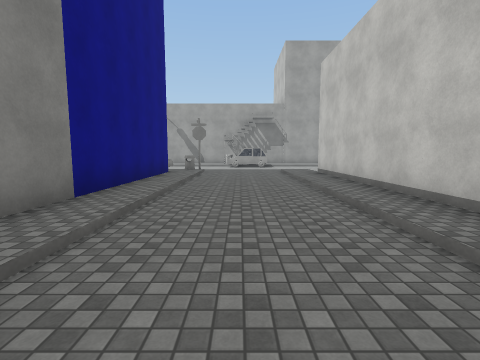
View 1 (above)

21 first-person views from a walk through a 3-D level made in the Unity game engine. The camera is 1.5 m above the floor, tilts 6° down and sees 85° across. The floor is counted in squares, 2 m on a side. Each view is taken from the middle of a square. On the plan, view 1 faces up. The plan holds only what a view shows up to about 9 squares ahead; the rest is blank. The place goes on beyond the plan. The player character is not drawn. Surface patterns are stand-ins for the level's own textures.

View 2
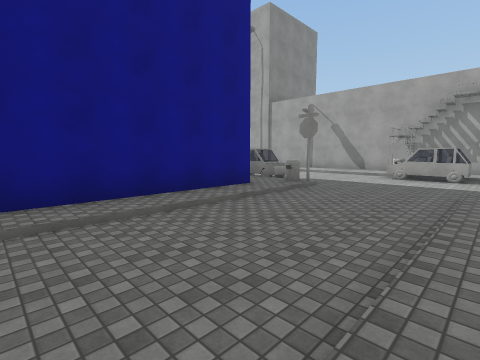

View 3
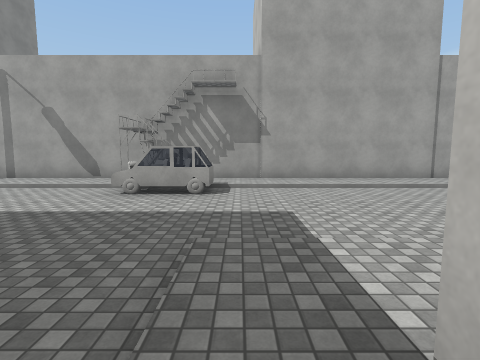

View 4
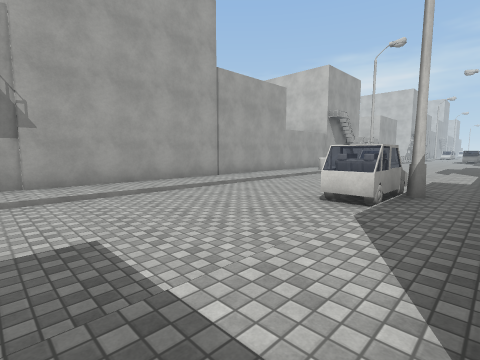

View 5
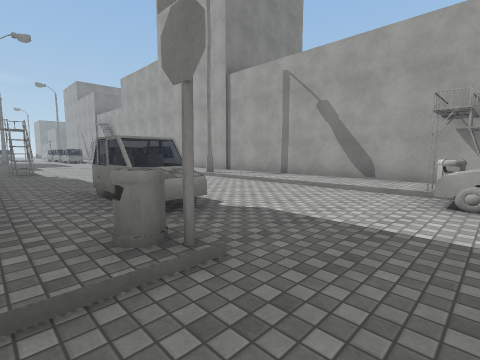

View 6
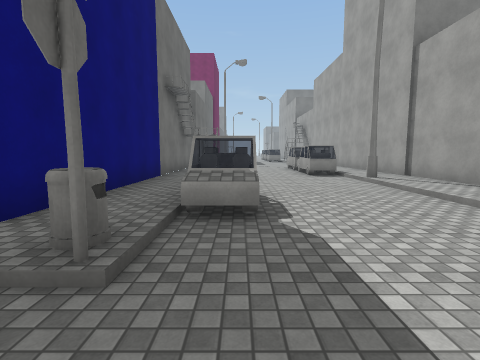

View 7
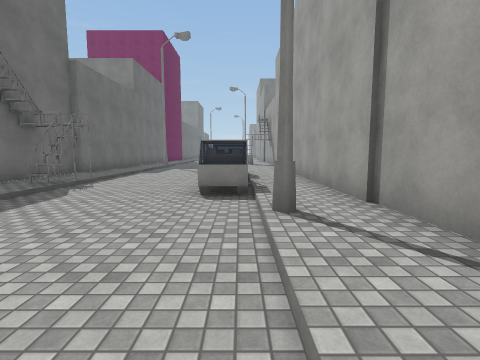

View 8
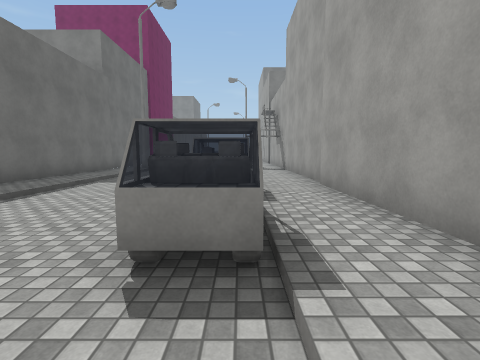

View 9
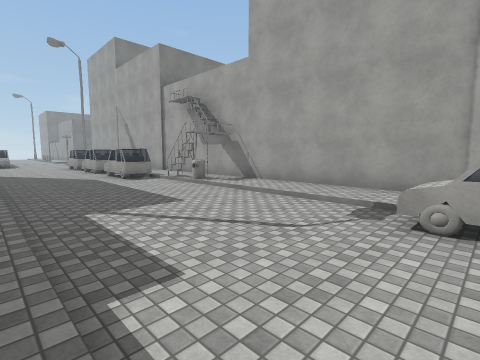

View 10
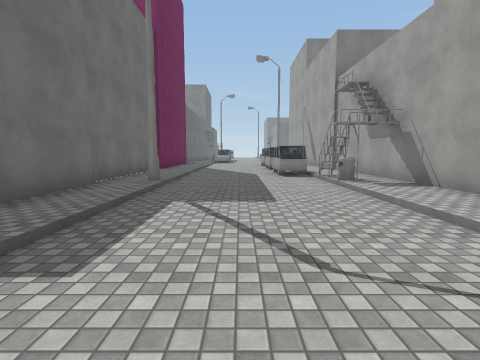

View 11
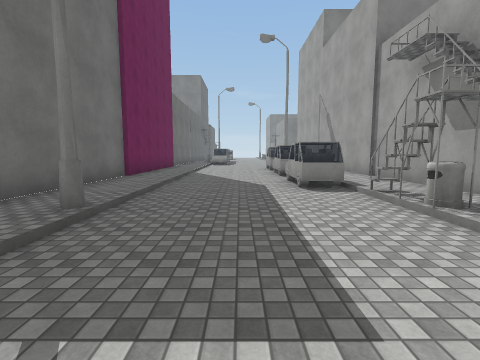

View 12
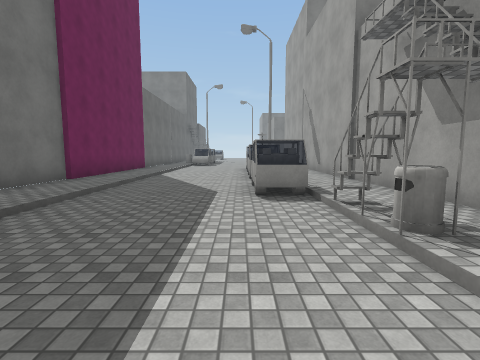

View 13
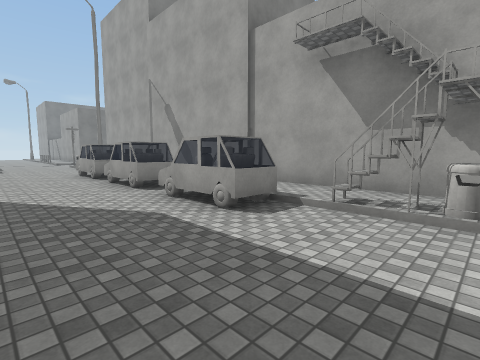

View 14
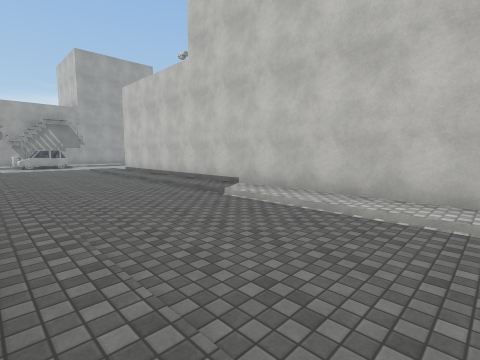

View 15
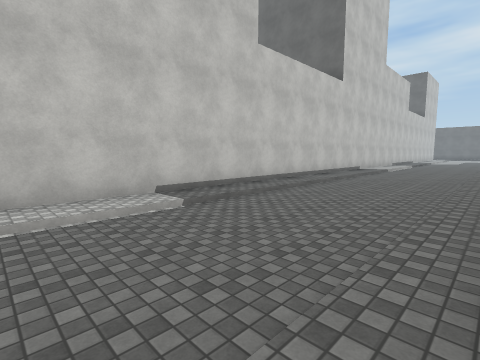

View 16
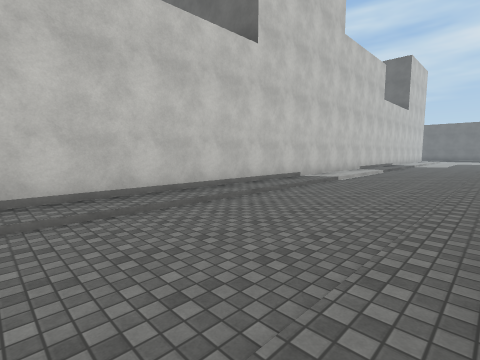

View 17
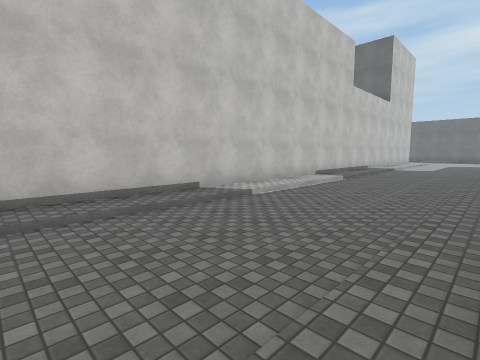

View 18
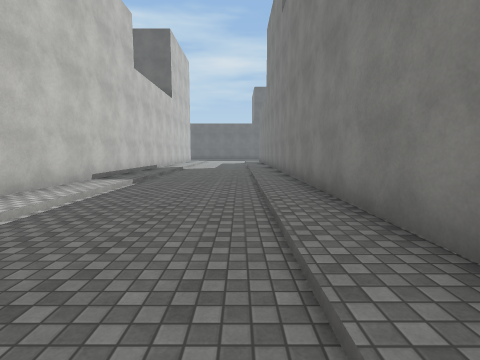

View 19
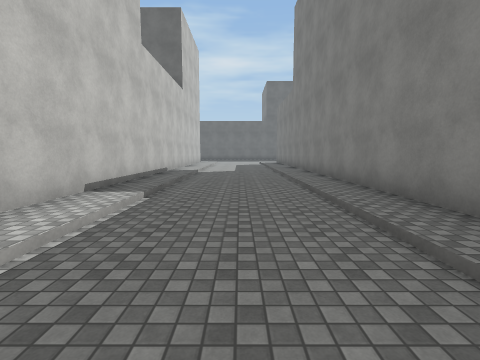

View 20
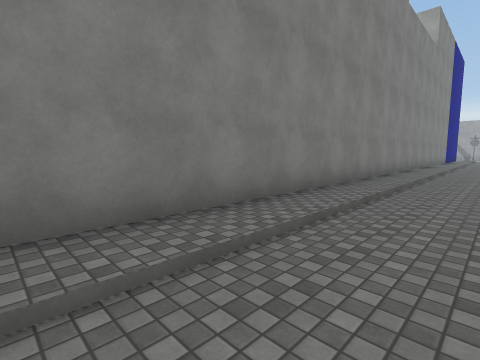

View 21
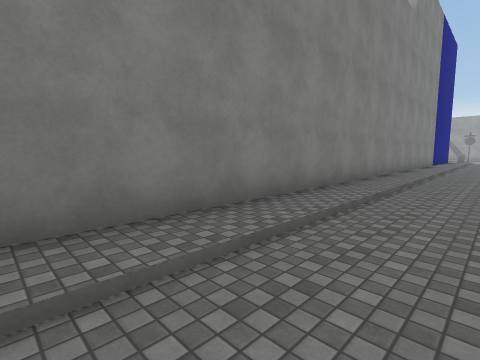

### Floor plan
Key: @ floor where view 1 was taken; # wall or solid block; . main floor; : floor 0.25 m higher than the main floor; = window, fence, low wall or low ledge; C car; B bin; O other object.
Columns run from 25 left of view 1 to 9 right of it. Each row starts with its distance up from view 1.
 16 ##################################
 15  :::::#B::::::::::::::::B#::::::::
 14 CC.CC........CCCC.......#CC........
 13 ...................................
 12 ..................................
 11 ....................CCCB........CC
 10 :::::::#:::::::#:::::::O...:::::=::
  9 ###:::::#####:::::::::::...::::::::
  8   #######   ###########:...:#
  7                       #:...:#
  6                       #:...:#
  5                       #:...:#
  4                       #:...:#
  3                       #:...:#
  2                        :...:#
  1                        :...:#
  0                        :.@.:#
 -1                        :...:#
 -2                       #:...:#
 -3                       #:...:#
 -4                       #:...:#
 -5                       #:...:#
 -6                       #:...:#
 -7                       #:...:#
 -8                       #:...:#
 -9                       #:...:#
-10                       #:...:#
-11                       #:...:#
-12                       #:...:#
-13                       #:...:#
-14                       #:...:#
-15                       #:...:#
-16                       #:...:#
-17                       #:...:#
-18                       #:...:#
-19                       #:...:#
-20                       #:...:#
-21                       #:...:#
-22                       #:...:#
-23                       #:...:#

Positions as (right, up) in squares from view 1, and headings:
1: (0, 0), facing up
2: (2, 4), facing up-left
3: (2, 8), facing up
4: (2, 9), facing up-right
5: (0, 9), facing up-left
6: (0, 11), facing left
7: (-4, 14), facing left
8: (-7, 14), facing left
9: (-12, 10), facing up-left
10: (-12, 12), facing left
11: (-15, 12), facing left
12: (-16, 13), facing left
13: (-18, 11), facing up-left
14: (-2, -3), facing up-right
15: (-2, -1), facing down-right
16: (-2, -6), facing down-right
17: (-2, -10), facing down-right
18: (-1, -12), facing down
19: (0, -14), facing down
20: (0, -16), facing up-left
21: (0, -12), facing up-left
